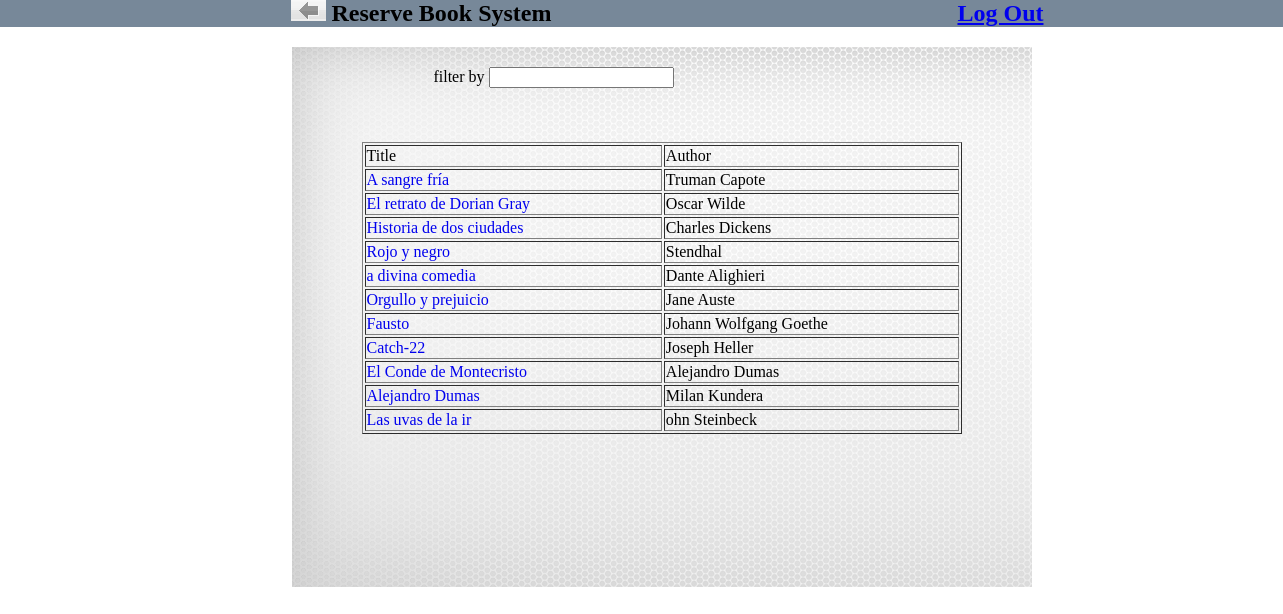
Screenshot of /listBook.php with the database file from the repository.
### tables this page shows
CREATE TABLE IF NOT EXISTS `book` (
  `id` int(55) NOT NULL AUTO_INCREMENT,
  `title` varchar(55) NOT NULL,
  `autor` varchar(55) NOT NULL,
  `description` varchar(200) NOT NULL,
  `state` varchar(55) NOT NULL,
  `img` varchar(55) NOT NULL,
  `category` varchar(44) NOT NULL,
  PRIMARY KEY (`id`)
);

### listBook.php (the view, shortened to what this page needs)
<?php
     include("config.php");
      $result = "SELECT * from book WHERE state='on'";
      $getuser = mysql_query($result ,$bd);
  ?>
  <html>
    <head>
      <link rel="stylesheet" type="text/css" href="source/jquery.fancybox.css?v=2.1.5" media="screen" />
    </head>
    <div style="background-color: lightslategray; width:1355px; border:px solid; margin-top:-1; margin-left:-332;">
      <center><h2> <a href="bienvenida.php"><img style=" margin-left: 60px;" src="img/boton_atras.gif"></a>
          Reserve Book System <b style="margin-left: 400px;"><a href="log_out.php">Log Out</a></b></h2>
      </center>
    </div>
   <div style="width:100%; min-height: 500px; padding:20px; margin-top:0px; margin:auto; padding:20px; background-image:url('img/fondogris.jpg');
    background-repeat:repeat-y; background-repeat:repeat-x"><div style="margin-right: 216px;">
  <center>
      filter by
       <input type="text"  id="filter" onkeyup="verifica_table();">
  </center>
  </div><br><br><br>
      <div id="table">
       <center>
            <table border="1" width="600">
            <tr><td>Title</td><td>Author</td></tr>
        </center>
<?php
        while ($row = mysql_fetch_array($getuser)) {
                  $fila1 = utf8_encode($row['title']);
                  $fila2 = utf8_encode($row['autor']);
          echo'<td><a class="fancybox fancybox.iframe" style="text-decoration: none;" href="description.php?id='.$row['id'].'">'.$fila1.'</a></td>
              <td>'.$fila2.'</td>
              </tr>';
  }
?>
 </table><br>
      </div>

### rows the page displays
book: title "A sangre fría", autor "Truman Capote"
book: title "El retrato de Dorian Gray", autor "Oscar Wilde"
book: title "Historia de dos ciudades", autor "Charles Dickens"
book: title "Rojo y negro", autor "Stendhal"
book: title "a divina comedia", autor "Dante Alighieri"
book: title "Orgullo y prejuicio", autor "Jane Auste"
book: title "Fausto", autor "Johann Wolfgang Goethe"
book: title "Catch-22", autor "Joseph Heller"
book: title "El Conde de Montecristo", autor "Alejandro Dumas"
book: title "Alejandro Dumas", autor "Milan Kundera"
book: title "Las uvas de la ir", autor "ohn Steinbeck"
